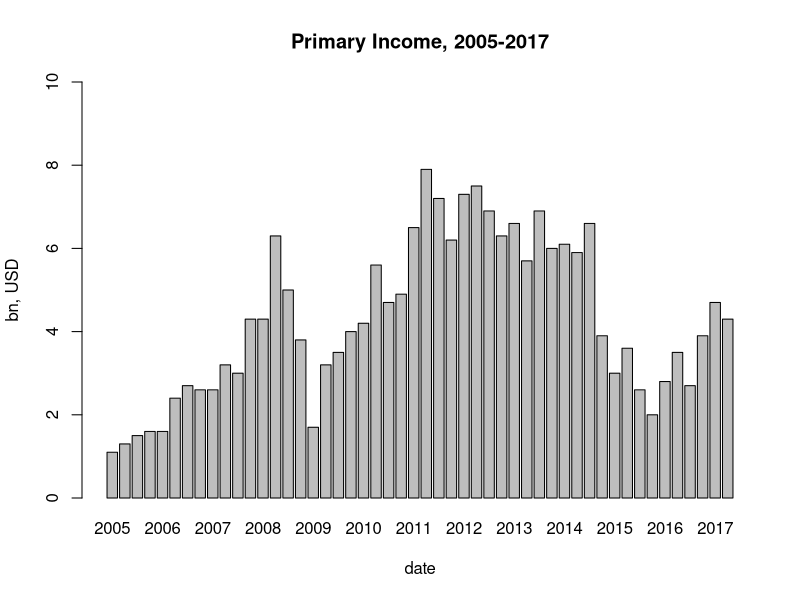

This figure's R source:
install.packages("plyr")
library(plyr)
primaryIncome <- read.csv("Primary.Income.csv")
secondaryIncome <- read.csv("Secondary.Income.csv")
serviceExport <- read.csv("Service.Export.csv")
serviceImport <- read.csv("Service.Import.csv")
tradeExport <- read.csv("Trade.Export.csv")
tradeImport <- read.csv("Trade.Import.csv")
balanceOfPayments <- join(primaryIncome,secondaryIncome, by=c("EoP","Period","Trend"))
balanceOfPayments$Avg..Urals....bbl <- NULL
oilData <- join(tradeExport, tradeImport, by=c("EoP","Period","Trend"))
oilData$Trade.export...bn <- oilData$Trade.import...bn <- NULL
balanceOfPayments$EoP <- as.Date(balanceOfPayments$EoP, "%m/%d/%y")
date <- format(balanceOfPayments$EoP,'%Y')
barplot(balanceOfPayments$Primary.income...bn, ylim=c(0,10), main="Primary Income, 2005-2017", xlab="date", ylab="bn, USD", names.arg=c(date))
